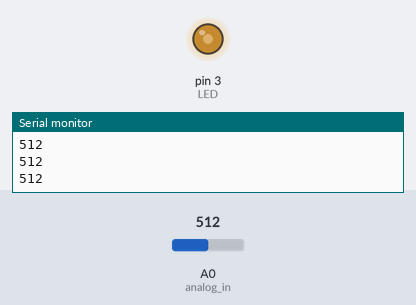
Bench run of a sketch on a simulated Arduino Uno, built with avr-gcc and run on an emulated ATmega328P. On the bench: output pins drawn as LEDs (lit = HIGH), the last lines printed to the serial monitor. The test bench sets the inputs (shaded band); at power-on: A0 (analog_in) = 512.

Above: at 1.3 s.
1.4 s: A0 (analog_in) set to 716
At 2.7 s:
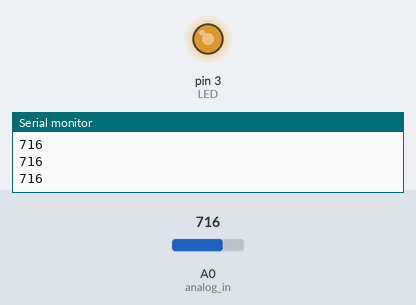
3.0 s: A0 (analog_in) set to 900
At 4.0 s:
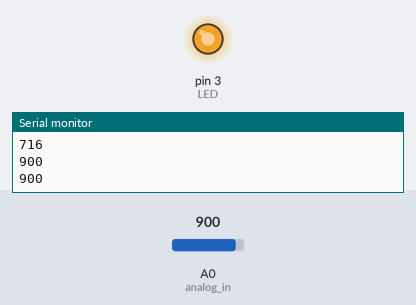
4.5 s: A0 (analog_in) set to 122
At 5.2 s:
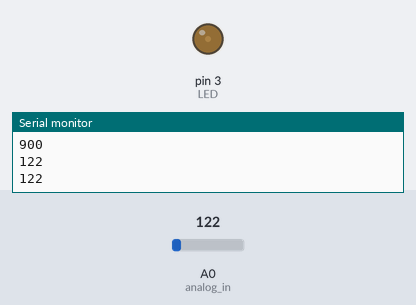
6.0 s: A0 (analog_in) set to 0
At 6.4 s:
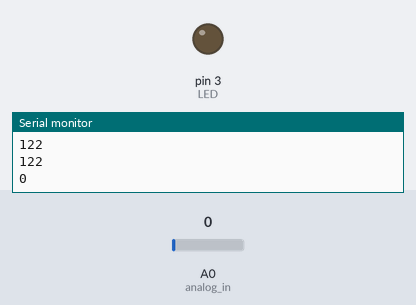
Timing chart, 0 to 8.5 s (numbered marks = the images above; inputs shaded):
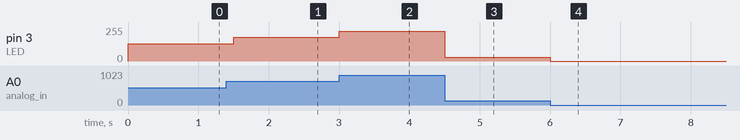

Measured:
- after the input at 1.4 s, pin 3 (LED): 128/255 → 179/255 after 0.10 s
- after the input at 3.0 s, pin 3 (LED): 179/255 → 225/255 at once
- after the input at 4.5 s, pin 3 (LED): 225/255 → 30/255 at once
- after the input at 6.0 s, pin 3 (LED): 30/255 → 0/255 at once

The sketch:

Analog_In.ino
```cpp
const int analog_in=A0;
const int LED=3;
int inputVal = 0;
void setup() {
  // put your setup code here, to run once:
pinMode(analog_in,INPUT);
pinMode(LED,OUTPUT);
Serial.begin(9600);
}

void loop() {
  // put your main code here, to run repeatedly:
inputVal = analogRead(analog_in);
Serial.println(inputVal);
analogWrite(LED, inputVal/4);
delay(500);
}
```
